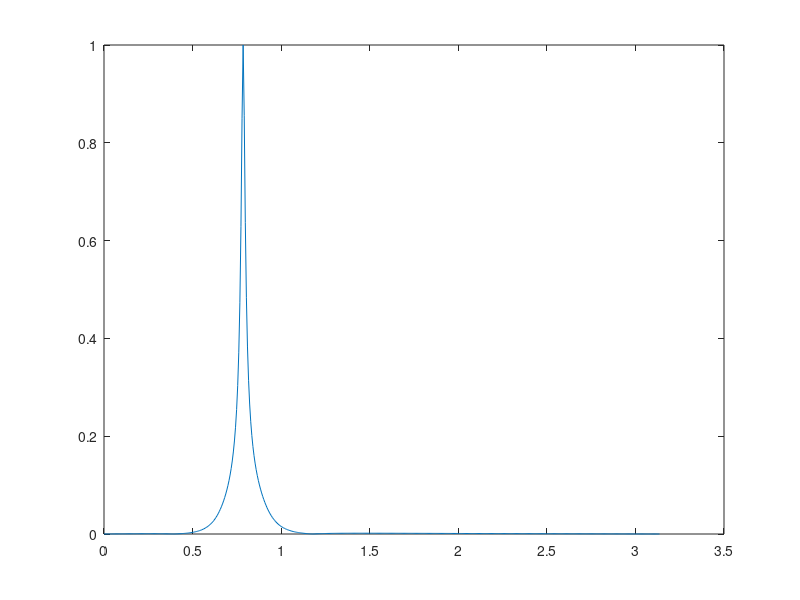
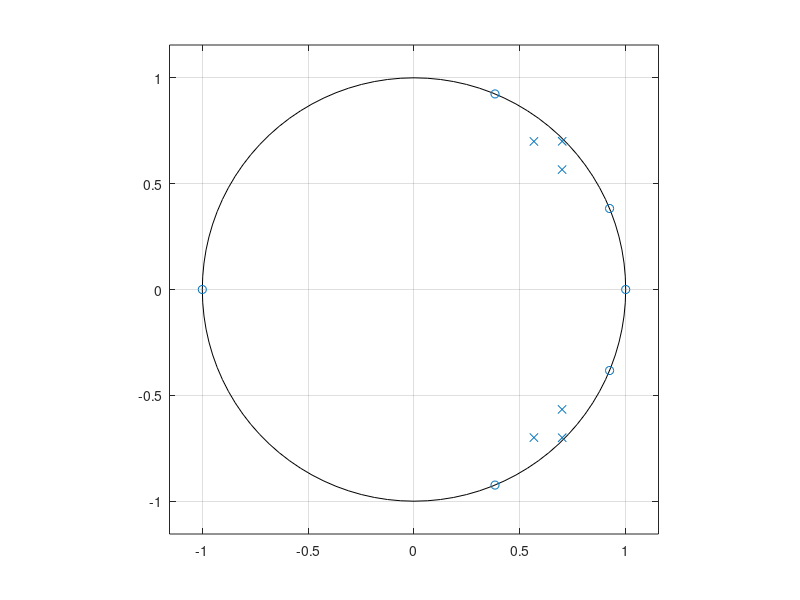

Source code (MATLAB) for these figures, in order:
%% Experimento 2.3 - Filtros Digitais
% Exemplos e Experimentos baseados no livro:
% DINIZ, P. S. R., DA SILVA, E. A. B., e LIMA NETTO, S. Processamento Digital de Sinais: Projeto e Análise de Sistemas. 2. ed. Porto Alegre: Bookman, 2014. 976 p. ISBN 978-8582601235.
% FILE: Exp2_3.m
 
%% 1º filtro
p1 = 0.9*exp(1j*pi/4);
Z = [1 -1 ]'; P = [p1 p1']';
%--------------------------------------
%DE ZERO POLOS PARA FUNCAO TRANSFERENCIA
[num,den] = zp2tf(Z,P,1);
[h,w] = freqz(num,den);
figure(1); plot(w,abs(h)/max(abs(h)));
figure(2); zplane(num,den);
 
%% 2º filtro
z1 = exp(1j*pi/8);
z2 = exp(1j*3*pi/8);
p1 = 0.9*exp(1j*pi/4);
Z = [1 -1 z1 z1' z2 z2']';
P = [p1 p1' p1 p1' p1 p1']';
[num,den] = zp2tf(Z,P,1);
[h,w] = freqz(num,den);
figure(1); plot(w,abs(h)/max(abs(h)));
figure(2); zplane(num,den);
 
%% 3º filtro
z1 = exp(1j*pi/8);
z2 = exp(1j*3*pi/8);
p1 = 0.99*exp(1j*pi/4);
p2 = 0.9*exp(1j*pi/4 - 1j*pi/30);
p3 = 0.9*exp(1j*pi/4 + 1j*pi/30);
Z = [1 -1 z1 z1' z2 z2']';
P = [p1 p1' p2 p2' p3 p3']';
[num,den] = zp2tf(Z,P,1);
[h,w] = freqz(num,den);
figure(1); plot(w,abs(h)/max(abs(h)));
figure(2); zplane(num,den);